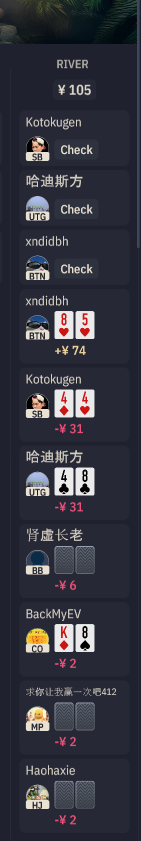
#> input picture ocr-service/debug_crops/layout_river_crop.png, 282 x 1682 px (shown at 1/2 size)
$ python extract_small_suits.py
#> lines starting #> are read from the running program, lines starting #| are printed output that depends on the picture; after the words box and inside, x2 and y2 are one past the last pixel; in counts of white or black regions, pixels touching at a corner belong together
"""
Extract small suit symbols from showdown cards in river crop.
Uses rank template positions as anchors, then crops the suit icon below each rank.
"""
import cv2
import numpy as np
import os

def main():
    base = os.path.join(os.path.dirname(__file__), "..")
    suits_dir = os.path.join(base, "templates", "suits")
    ranks_dir = os.path.join(base, "templates", "ranks")
    os.makedirs(suits_dir, exist_ok=True)

    # Clean old small_suit_ files
    for f in os.listdir(suits_dir):
        if f.startswith("small_suit_") and f.endswith(".png"):
            os.remove(os.path.join(suits_dir, f))

    river_path = os.path.join(base, "debug_crops", "layout_river_crop.png")
    if not os.path.exists(river_path):
        print(f"ERROR: {river_path} not found. Run test_pipeline.py first.")
        return

    img = cv2.imread(river_path)
#> img is the input picture: shape (1682, 282, 3); mean B, G, R 63.8, 52.9, 52.3
    gray = cv2.cvtColor(img, cv2.COLOR_BGR2GRAY)
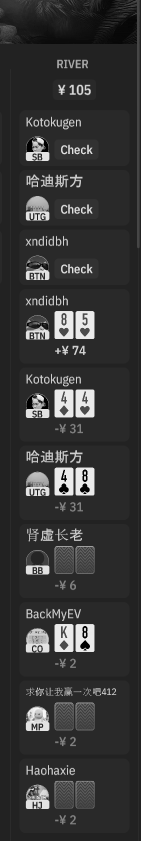
#> gray: shape (1682, 282) (shown at 1/2 size); min 0, max 255, mean 54
    h, w = gray.shape
#> h = 1682; w = 282
    print(f"River crop: {w}x{h}")
#| River crop: 282x1682

    # Binarize for rank matching
    _, binary = cv2.threshold(gray, 180, 255, cv2.THRESH_BINARY)
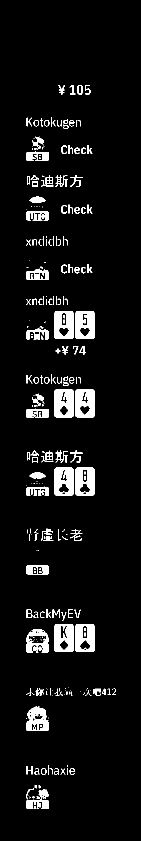
#> binary: shape (1682, 282) (shown at 1/2 size); 6.2% white; 292 white regions (144 under 20 px), largest, box (x1, y1, x2, y2) and area: (109, 779, 147, 835) 1791, (151, 779, 189, 835) 1759, (151, 622, 189, 678) 1734
    binary_inv = cv2.bitwise_not(binary)
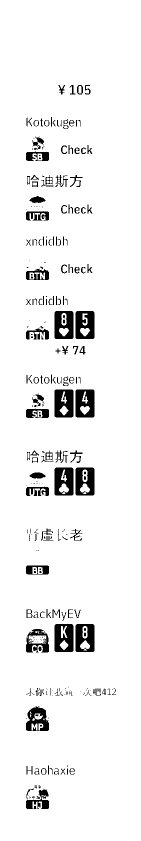
#> binary_inv: shape (1682, 282) (shown at 1/2 size); 93.8% white; 292 black regions (144 under 20 px), largest, box (x1, y1, x2, y2) and area: (109, 779, 147, 835) 1791, (151, 779, 189, 835) 1759, (151, 622, 189, 678) 1734

    # Find all rank positions at small scales (0.4-0.7)
    rank_hits = []
#> (the run stopped early here; a loop or call above may not have finished)
